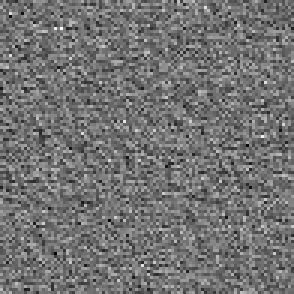
#> input picture Src/Technique/Convolution/feature_map_0.jpg, 98 x 98 px, given in place of lena_std.tif, which was not available (shown 3 times larger)
$ python main.py
#> lines starting #> are read from the running program, lines starting #| are printed output that depends on the picture; pictures that were not available may be replaced by others from this repository, and a replacement may not be noted
### Src/Technique/Convolution/Conv2d.py
import cv2 as cv
import numpy as np

class Conv2D:
    def __init__(self, in_channels: int, out_channels: int, kernel_size: int) -> None:
        # Init the input channel, output channel (feature map) and kernel size
        # Ex inputChannel is RGB -> 3x3.
        # If number of filtermap is 16 then out_channels is 16
        # The size of filter map expected is 3x3 so kernelSize is 3 too

        self.in_channels = in_channels
        self.out_channels = out_channels
        self.kernel_size = kernel_size


        # Initialize WEIGHTS
        # Each filter has the shape: (kernel_size, kernel_size, in_channels)
        # Stacking 'out_channels' filters results in a 4D weight tensor:
        # Shape: (out_channels, kernel_size, kernel_size, in_channels)
        # We use np.random.randn for random initialization to break symmetry,
        # allowing the CNN to learn diverse features.
        self.filters = np.random.randn(out_channels, kernel_size, kernel_size, in_channels) * 0.1

        # Bias: Each filter has a bias term added to its output.
        self.bias = np.random.randn(out_channels) * 0.1
    # [23 lines left out: function set_edge_detection_filter, not called in this run]
    def forward(self, input_image: np.ndarray) -> np.ndarray:
        """
            Implement the convolution throught image
            input_image: The input data (H,W,C)
        """
        H,W,C = input_image.shape
        if C != self.in_channels:
            return (f"Error, conv2d Require {self.in_channels} but argument just have {C} channel")

        K = self.kernel_size

        out_H = H - K + 1
        out_W = W - K + 1

        output = np.zeros((out_H, out_W, self.out_channels))
        print(f"Performing convolution... The window will slide across {out_H}x{out_W} positions.")
        for h in range(out_H):
            for w in range(out_W):

                # Trích xuất một khối (patch) từ ảnh đầu vào tại vị trí hiện tại
                # Khối này có chiều sâu bằng toàn bộ số channel của đầu vào (Ví dụ: 3x3x3)
                image_patch = input_image[h:h+K, w:w+K, :]

                # Tính toán giá trị cho từng filter (từng feature map đầu ra)
                for f in range(self.out_channels):
                    # Nhân chập: Lấy patch ảnh nhân (element-wise) với filter thứ f
                    # Sau đó cộng tổng tất cả lại (np.sum) và cộng thêm bias
                    conv_value = np.sum(image_patch * self.filters[f]) + self.bias[f]

                    # Ghi giá trị duy nhất này vào đúng pixel tương ứng của feature map thứ f
                    output[h, w, f] = conv_value

        return output

### Src/Technique/Convolution/main.py
import cv2 as cv
import numpy as np
import os
from Conv2d import Conv2D

BASE_DIR = os.path.dirname(__file__)
image_path = os.path.join(BASE_DIR, "..", "..", "..", "Images", "lena_std.tif")

image = cv.imread(image_path)
#> image is the input picture: shape (98, 98, 3); min 0, max 255, mean 114.3
if __name__ == "__main__":
    # Load ảnh theo đường dẫn của bạn

    # Tạo một ảnh numpy giả nếu không tìm thấy file thật để code vẫn chạy được
    if not os.path.exists(image_path):
        print(f"Không tìm thấy ảnh tại {image_path}. Khởi tạo ảnh giả ngẫu nhiên 320x320x3 để test...")
        image = np.random.randint(0, 256, (320, 320, 3), dtype=np.uint8)
    else:
        image = cv.imread(image_path)

    # Tiền xử lý chuẩn Deep Learning: Đưa giá trị pixel về dải [0, 1] để tính toán ổn định
    image_normalized = image.astype('float32') / 255.0

    # Resize nhỏ lại một chút (ví dụ 100x100) để code Python thuần chạy nhanh hơn.
    # (Vì vòng lặp for lồng nhau trong Python khá chậm so với GPU/C++)
    image_resized = cv.resize(image_normalized, (100, 100))
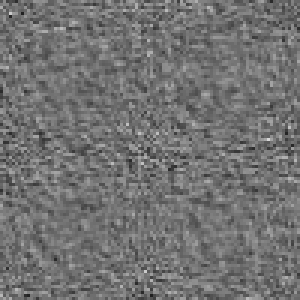
#> image_resized: shape (100, 100, 3) float32 (shown 3 times larger); min 0.127, max 0.848, mean 0.448

    print("Thông số đầu vào:")
    print(f"- Kích thước ảnh gốc: {image.shape}")
#| - Kích thước ảnh gốc: (98, 98, 3)
    print(f"- Kích thước ảnh sau resize đưa vào CNN: {image_resized.shape}")
#| - Kích thước ảnh sau resize đưa vào CNN: (100, 100, 3)
    print("-" * 40)

    # ---------------------------------------------------------
    # BƯỚC QUAN TRỌNG: KHỞI TẠO LAYER VÀ THIẾT LẬP KERNEL
    # ---------------------------------------------------------

    # Khởi tạo layer
    conv_layer = Conv2D(in_channels=3, out_channels=16, kernel_size=3)

    # Ép filter 0 thành bộ lọc có cấu trúc rõ ràng (thay vì nhiễu ngẫu nhiên)
    # conv_layer.set_edge_detection_filter()

    # Quét ảnh qua layer Convolution
    feature_maps = conv_layer.forward(image_resized)
#> (printed output is left out)

    print("-" * 40)
    print("Kết quả sau tích chập:")
    print(f"- Kích thước Feature Maps: {feature_maps.shape}")
#| - Kích thước Feature Maps: (98, 98, 16)

    # ---------------------------------------------------------
    # TRỰC QUAN HÓA (Tùy chọn: Lưu Feature Map đầu tiên ra xem)
    # ---------------------------------------------------------
    # Lấy ra Feature Map số 0 (trong số 16 cái)
    fm_0 = feature_maps[:, :, 0]
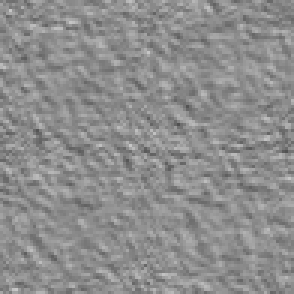
#> fm_0: shape (98, 98) float64 (shown 3 times larger); min 0.316, max 0.784, mean 0.557

    # Lấy trị tuyệt đối vì phát hiện cạnh có thể sinh số âm (chuyển đổi từ sáng sang tối)
    fm_0_abs = np.abs(fm_0)

    # Chuyển đổi lại về dải màu [0, 255] để lưu ảnh bằng OpenCV
    fm_0_normalized = cv.normalize(fm_0_abs, None, 0, 255, cv.NORM_MINMAX)
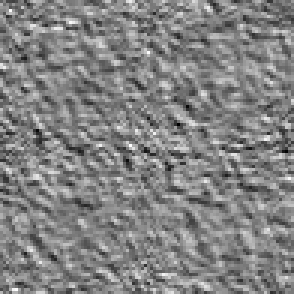
#> fm_0_normalized: shape (98, 98) float64 (shown 3 times larger); min 1.05e-14, max 255, mean 131.1
    fm_0_img = fm_0_normalized.astype(np.uint8)

    output_path = os.path.join(BASE_DIR, "feature_map_edge.jpg")
    cv.imwrite(output_path, fm_0_img)
    print(f"- Đã lưu Feature Map phát hiện cạnh ra ảnh tại: {output_path}")
